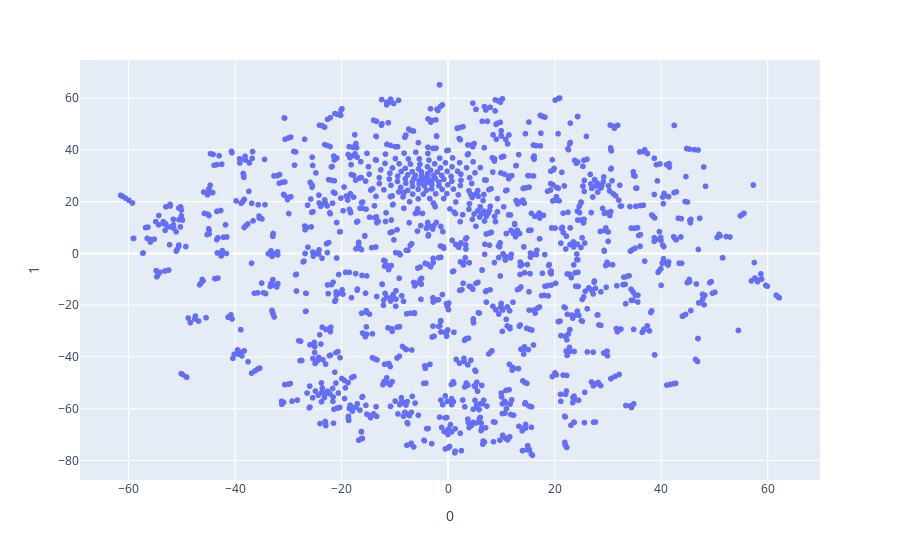
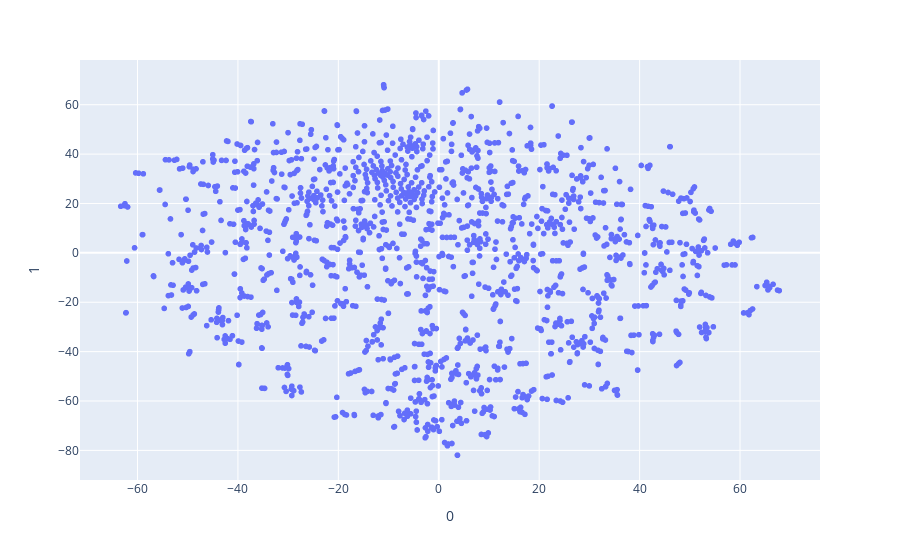

Notebook cell for these charts, in order:
### Code cell
from sklearn.manifold import TSNE
tsne = TSNE(n_components=2, learning_rate='auto',init='random', perplexity=3)
points = tsne.fit_transform(np.array(X))
points_val = tsne.fit_transform(np.array(X_val))
fig = px.scatter(points, x=0, y=1)
fig.show()
fig = px.scatter(points_val, x=0, y=1)
fig.show()

### Figure 1 — Plotly figure (JSON) as saved in the notebook; plotly's stock layout.template omitted (floating-point values rounded to 4 significant figures; data arrays with more than 128 entries replaced by an {"elided": "..."} marker saying what was removed)
{"data": [{"hovertemplate": "0=%{x}<br>1=%{y}<extra></extra>", "legendgroup": "", "marker": {"color": "#636efa", "symbol": "circle"}, "mode": "markers", "name": "", "showlegend": false, "type": "scattergl", "x": {"elided": "1500 float values"}, "xaxis": "x", "y": {"elided": "1500 float values"}, "yaxis": "y"}], "layout": {"legend": {"tracegroupgap": 0}, "margin": {"t": 60}, "xaxis": {"anchor": "y", "domain": [0, 1], "title": {"text": "0"}}, "yaxis": {"anchor": "x", "domain": [0, 1], "title": {"text": "1"}}}}

### Figure 2 — Plotly figure (JSON) as saved in the notebook; plotly's stock layout.template omitted (floating-point values rounded to 4 significant figures; data arrays with more than 128 entries replaced by an {"elided": "..."} marker saying what was removed)
{"data": [{"hovertemplate": "0=%{x}<br>1=%{y}<extra></extra>", "legendgroup": "", "marker": {"color": "#636efa", "symbol": "circle"}, "mode": "markers", "name": "", "showlegend": false, "type": "scattergl", "x": {"elided": "1500 float values"}, "xaxis": "x", "y": {"elided": "1500 float values"}, "yaxis": "y"}], "layout": {"legend": {"tracegroupgap": 0}, "margin": {"t": 60}, "xaxis": {"anchor": "y", "domain": [0, 1], "title": {"text": "0"}}, "yaxis": {"anchor": "x", "domain": [0, 1], "title": {"text": "1"}}}}
